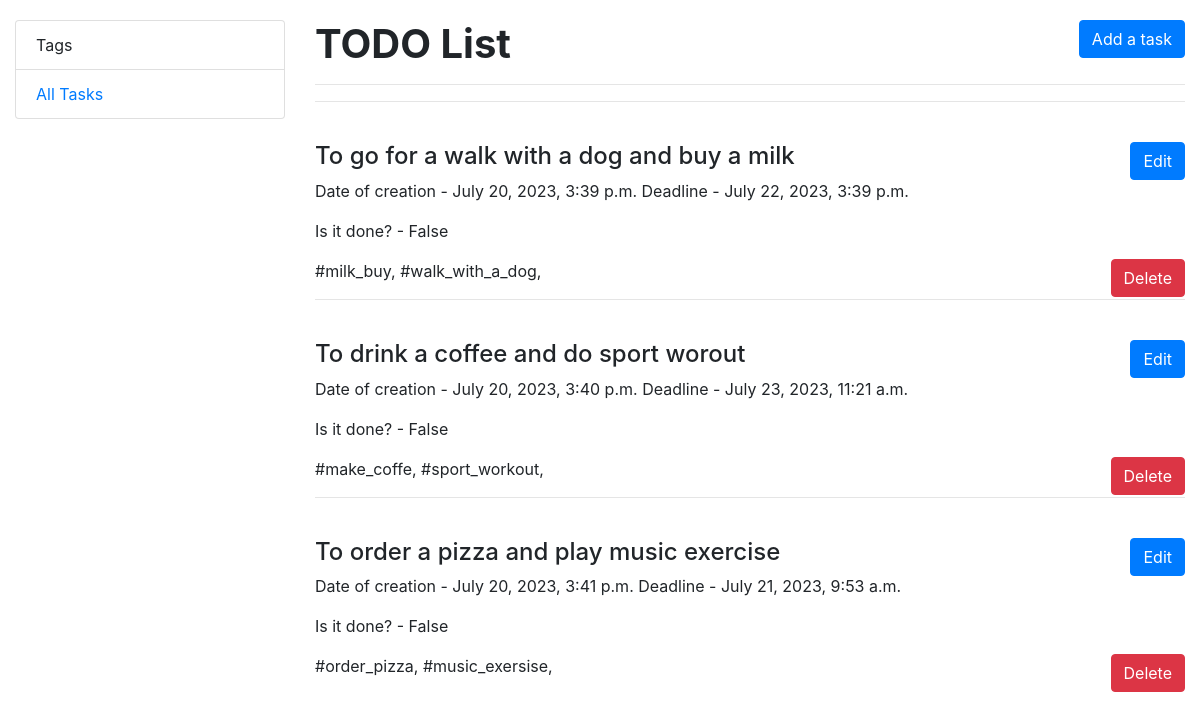
/tasks/, run on an earlier commit of the app's database.
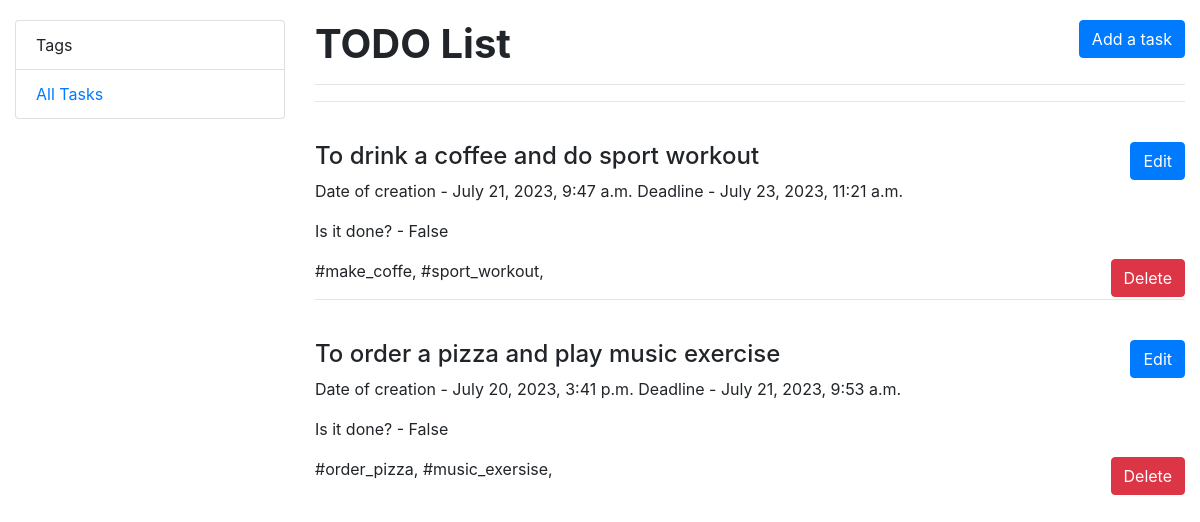
And on a later commit of the database.
### list/models.py (models this page shows)
class Task(models.Model):
    content = models.TextField()
    datetime = models.DateTimeField(auto_now=True)
    deadline = models.DateTimeField(blank=True, null=True)
    done = models.BooleanField()
    tag = models.ManyToManyField(Tag, related_name="tags")

class Tag(models.Model):
    tag = models.CharField(max_length=255)
    def __str__(self):
        return self.tag

### list/views.py (the view)
class TaskListView(generic.ListView):
    model = Task
    template_name = "list/task_list.html"
    context_object_name = "task_list"

### templates/list/task_list.html (shortened to what this page needs)
{% extends "base.html" %}
{% load crispy_forms_filters %}
{% block content %}
  <h1>
    <strong>
    TODO List
    </strong>
  <a style="float: right" class="btn btn-primary" href="{% url 'list:task-create' %}">Add a task</a>
  </h1>
  <hr>
  {% if task_list %}
    {% for task in task_list %}
      <hr>
         <br>
        <h4>
          {{ task.content }}
          <a style="float: right" class="btn btn-primary" href="{% url 'list:task-update' pk=task.id %}">Edit</a>
        </h4>
        <p>Date of creation - {{ task.datetime }} Deadline - {{ task.deadline }}</p>
        <p>Is it done? - {{ task.done }}</p>
        <p>
         {% for tag in task.tag.all %}
            {{ tag }},
        {% endfor %} <a style="float: right" class="btn btn-danger" href="{% url 'list:task-delete' pk=task.id %}">Delete</a>
        </p>
    {% endfor %}
    {% else %}
      <p>No tasks</p>
    {% endif %}
{% endblock %}

What changed in the data, as far as the page shows it:
removed Task: content "To go for a walk with a dog and buy a milk", datetime "July 20, 2023, 3:39 p.m.", deadline "July 22, 2023, 3:39 p.m.", done "False"
no longer on this page (row unchanged): Tag: tag "#milk_buy", shown under "To go for a walk with a dog and buy a milk"
no longer on this page (row unchanged): Tag: tag "#walk_with_a_dog", shown under "To go for a walk with a dog and buy a milk"
changed Task: content "To drink a coffee and do sport worout" → "To drink a coffee and do sport workout"; datetime "July 20, 2023, 3:40 p.m." → "July 21, 2023, 9:47 a.m."
